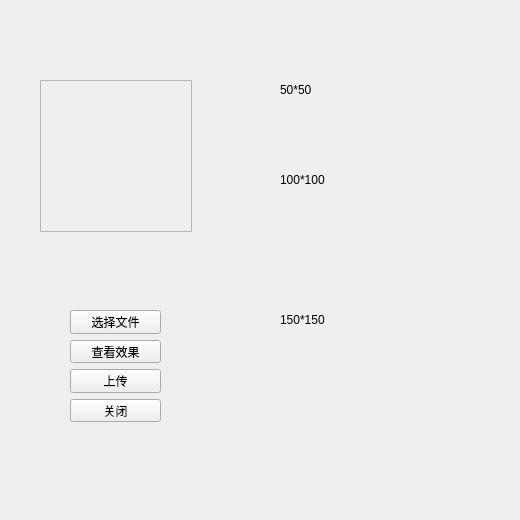
<?xml version="1.0" encoding="UTF-8"?>
<ui version="4.0">
 <class>ProfileUploadWin</class>
 <widget class="QWidget" name="ProfileUploadWin">
  <property name="geometry">
   <rect>
    <x>0</x>
    <y>0</y>
    <width>520</width>
    <height>520</height>
   </rect>
  </property>
  <property name="windowTitle">
   <string>Form</string>
  </property>
  <widget class="QWidget" name="MainBoard" native="true">
   <property name="geometry">
    <rect>
     <x>10</x>
     <y>10</y>
     <width>500</width>
     <height>500</height>
    </rect>
   </property>
   <widget class="QScrollArea" name="ProfileArea">
    <property name="geometry">
     <rect>
      <x>30</x>
      <y>70</y>
      <width>152</width>
      <height>152</height>
     </rect>
    </property>
    <property name="widgetResizable">
     <bool>true</bool>
    </property>
    <widget class="QWidget" name="scrollAreaWidgetContents">
     <property name="geometry">
      <rect>
       <x>0</x>
       <y>0</y>
       <width>150</width>
       <height>150</height>
      </rect>
     </property>
    </widget>
   </widget>
   <widget class="QLabel" name="Size50">
    <property name="geometry">
     <rect>
      <x>270</x>
      <y>70</y>
      <width>40</width>
      <height>20</height>
     </rect>
    </property>
    <property name="text">
     <string>50*50</string>
    </property>
   </widget>
   <widget class="QLabel" name="Size50Img">
    <property name="geometry">
     <rect>
      <x>270</x>
      <y>90</y>
      <width>50</width>
      <height>50</height>
     </rect>
    </property>
    <property name="text">
     <string/>
    </property>
   </widget>
   <widget class="QLabel" name="Size100">
    <property name="geometry">
     <rect>
      <x>270</x>
      <y>160</y>
      <width>50</width>
      <height>20</height>
     </rect>
    </property>
    <property name="text">
     <string>100*100</string>
    </property>
   </widget>
   <widget class="QLabel" name="Size100Img">
    <property name="geometry">
     <rect>
      <x>270</x>
      <y>180</y>
      <width>100</width>
      <height>100</height>
     </rect>
    </property>
    <property name="text">
     <string/>
    </property>
   </widget>
   <widget class="QLabel" name="Size150">
    <property name="geometry">
     <rect>
      <x>270</x>
      <y>300</y>
      <width>50</width>
      <height>20</height>
     </rect>
    </property>
    <property name="text">
     <string>150*150</string>
    </property>
   </widget>
   <widget class="QLabel" name="Size150Img">
    <property name="geometry">
     <rect>
      <x>270</x>
      <y>320</y>
      <width>150</width>
      <height>150</height>
     </rect>
    </property>
    <property name="text">
     <string/>
    </property>
   </widget>
   <widget class="QWidget" name="verticalLayoutWidget">
    <property name="geometry">
     <rect>
      <x>60</x>
      <y>300</y>
      <width>91</width>
      <height>112</height>
     </rect>
    </property>
    <layout class="QVBoxLayout" name="verticalLayout">
     <item>
      <widget class="QPushButton" name="ChooseFile">
       <property name="text">
        <string>选择文件</string>
       </property>
      </widget>
     </item>
     <item>
      <widget class="QPushButton" name="ReadImg">
       <property name="text">
        <string>查看效果</string>
       </property>
      </widget>
     </item>
     <item>
      <widget class="QPushButton" name="Upload">
       <property name="text">
        <string>上传</string>
       </property>
      </widget>
     </item>
     <item>
      <widget class="QPushButton" name="Close">
       <property name="text">
        <string>关闭</string>
       </property>
      </widget>
     </item>
    </layout>
   </widget>
  </widget>
 </widget>
 <resources/>
 <connections/>
</ui>
